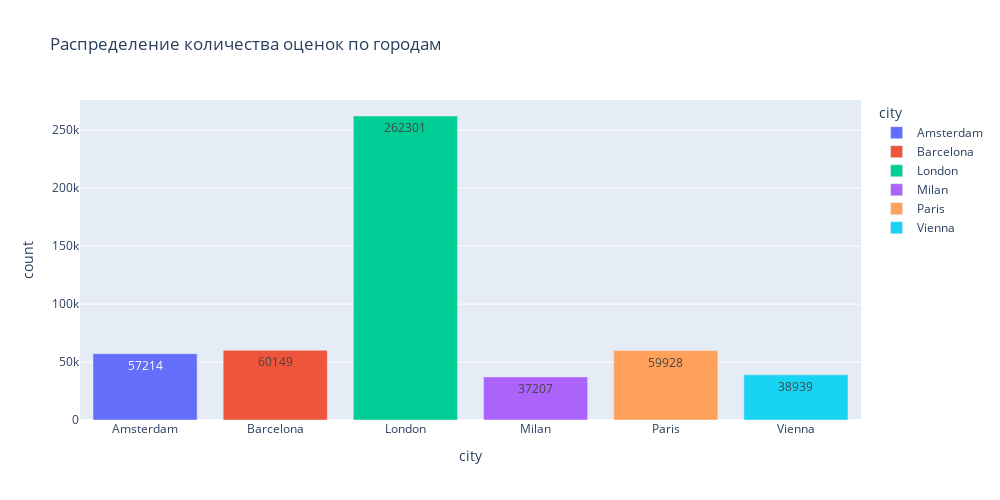

The notebook cell this image was saved under:
### Code cell
# Создадим новый признак 'hotel_city' название города
data['city'] = data['hotel_address'].apply(lambda x: find_city_country(x)[0])

grouped = data.groupby('city', as_index=False).agg(count=('reviewer_score', 'count'), mean_score=('reviewer_score', 'mean'))
display(grouped)
# посмотрим какое количество оценок было проставлено в зависимости от города

#строим график
fig = px.bar(
    data_frame=grouped, #датафрейм
    x='city', #ось x
    y='count', #ось y
    color='city', #расцветка в зависимости от страны
    text = 'count', #текст на столбцах
    orientation='v', #ориентация графика
    height=500, #высота
    width=1000, #ширина
    title='Распределение количества оценок по городам' #заголовок
)
#отображаем его
fig.show()

### Figure 1 — Plotly figure (JSON) as saved in the notebook; plotly's stock layout.template omitted (floating-point values rounded to 4 significant figures)
{"data": [{"alignmentgroup": "True", "hovertemplate": "city=%{x}<br>count=%{text}<extra></extra>", "legendgroup": "Amsterdam", "marker": {"color": "#636efa", "pattern": {"shape": ""}}, "name": "Amsterdam", "offsetgroup": "Amsterdam", "orientation": "v", "showlegend": true, "text": [57214], "textposition": "auto", "type": "bar", "x": ["Amsterdam"], "xaxis": "x", "y": [57214], "yaxis": "y"}, {"alignmentgroup": "True", "hovertemplate": "city=%{x}<br>count=%{text}<extra></extra>", "legendgroup": "Barcelona", "marker": {"color": "#EF553B", "pattern": {"shape": ""}}, "name": "Barcelona", "offsetgroup": "Barcelona", "orientation": "v", "showlegend": true, "text": [60149], "textposition": "auto", "type": "bar", "x": ["Barcelona"], "xaxis": "x", "y": [60149], "yaxis": "y"}, {"alignmentgroup": "True", "hovertemplate": "city=%{x}<br>count=%{text}<extra></extra>", "legendgroup": "London", "marker": {"color": "#00cc96", "pattern": {"shape": ""}}, "name": "London", "offsetgroup": "London", "orientation": "v", "showlegend": true, "text": [262301], "textposition": "auto", "type": "bar", "x": ["London"], "xaxis": "x", "y": [262301], "yaxis": "y"}, {"alignmentgroup": "True", "hovertemplate": "city=%{x}<br>count=%{text}<extra></extra>", "legendgroup": "Milan", "marker": {"color": "#ab63fa", "pattern": {"shape": ""}}, "name": "Milan", "offsetgroup": "Milan", "orientation": "v", "showlegend": true, "text": [37207], "textposition": "auto", "type": "bar", "x": ["Milan"], "xaxis": "x", "y": [37207], "yaxis": "y"}, {"alignmentgroup": "True", "hovertemplate": "city=%{x}<br>count=%{text}<extra></extra>", "legendgroup": "Paris", "marker": {"color": "#FFA15A", "pattern": {"shape": ""}}, "name": "Paris", "offsetgroup": "Paris", "orientation": "v", "showlegend": true, "text": [59928], "textposition": "auto", "type": "bar", "x": ["Paris"], "xaxis": "x", "y": [59928], "yaxis": "y"}, {"alignmentgroup": "True", "hovertemplate": "city=%{x}<br>count=%{text}<extra></extra>", "legendgroup": "Vienna", "marker": {"color": "#19d3f3", "pattern": {"shape": ""}}, "name": "Vienna", "offsetgroup": "Vienna", "orientation": "v", "showlegend": true, "text": [38939], "textposition": "auto", "type": "bar", "x": ["Vienna"], "xaxis": "x", "y": [38939], "yaxis": "y"}], "layout": {"barmode": "relative", "height": 500, "legend": {"title": {"text": "city"}, "tracegroupgap": 0}, "title": {"text": "Распределение количества оценок по городам"}, "width": 1000, "xaxis": {"anchor": "y", "categoryarray": ["Amsterdam", "Barcelona", "London", "Milan", "Paris", "Vienna"], "categoryorder": "array", "domain": [0, 1], "title": {"text": "city"}}, "yaxis": {"anchor": "x", "domain": [0, 1], "title": {"text": "count"}}}}
